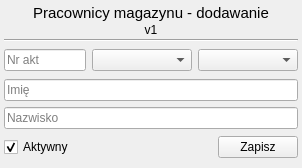
<?xml version="1.0" encoding="UTF-8"?>
<ui version="4.0">
 <class>Form</class>
 <widget class="QWidget" name="Form">
  <property name="geometry">
   <rect>
    <x>0</x>
    <y>0</y>
    <width>302</width>
    <height>168</height>
   </rect>
  </property>
  <property name="windowTitle">
   <string>Form</string>
  </property>
  <layout class="QVBoxLayout" name="verticalLayout">
   <property name="spacing">
    <number>0</number>
   </property>
   <property name="leftMargin">
    <number>0</number>
   </property>
   <property name="topMargin">
    <number>0</number>
   </property>
   <property name="rightMargin">
    <number>0</number>
   </property>
   <property name="bottomMargin">
    <number>0</number>
   </property>
   <item>
    <widget class="QWidget" name="widget" native="true">
     <layout class="QVBoxLayout" name="verticalLayout_4">
      <property name="spacing">
       <number>2</number>
      </property>
      <property name="leftMargin">
       <number>4</number>
      </property>
      <property name="topMargin">
       <number>4</number>
      </property>
      <property name="rightMargin">
       <number>4</number>
      </property>
      <property name="bottomMargin">
       <number>4</number>
      </property>
      <item>
       <widget class="QWidget" name="widget_2" native="true">
        <layout class="QVBoxLayout" name="verticalLayout_2">
         <property name="spacing">
          <number>0</number>
         </property>
         <property name="leftMargin">
          <number>0</number>
         </property>
         <property name="topMargin">
          <number>0</number>
         </property>
         <property name="rightMargin">
          <number>0</number>
         </property>
         <property name="bottomMargin">
          <number>0</number>
         </property>
         <item>
          <widget class="QLabel" name="label">
           <property name="font">
            <font>
             <pointsize>11</pointsize>
            </font>
           </property>
           <property name="text">
            <string>Pracownicy magazynu - dodawanie</string>
           </property>
           <property name="alignment">
            <set>Qt::AlignCenter</set>
           </property>
          </widget>
         </item>
         <item>
          <widget class="QLabel" name="label_2">
           <property name="text">
            <string>v1</string>
           </property>
           <property name="alignment">
            <set>Qt::AlignCenter</set>
           </property>
          </widget>
         </item>
        </layout>
       </widget>
      </item>
      <item>
       <widget class="Line" name="line">
        <property name="orientation">
         <enum>Qt::Horizontal</enum>
        </property>
       </widget>
      </item>
      <item>
       <widget class="QWidget" name="widget_3" native="true">
        <layout class="QHBoxLayout" name="horizontalLayout">
         <property name="spacing">
          <number>6</number>
         </property>
         <property name="leftMargin">
          <number>0</number>
         </property>
         <property name="topMargin">
          <number>0</number>
         </property>
         <property name="rightMargin">
          <number>0</number>
         </property>
         <property name="bottomMargin">
          <number>0</number>
         </property>
         <item>
          <widget class="QLineEdit" name="text_nr_akt">
           <property name="minimumSize">
            <size>
             <width>40</width>
             <height>0</height>
            </size>
           </property>
           <property name="placeholderText">
            <string>Nr akt</string>
           </property>
          </widget>
         </item>
         <item>
          <spacer name="horizontalSpacer_2">
           <property name="orientation">
            <enum>Qt::Horizontal</enum>
           </property>
           <property name="sizeHint" stdset="0">
            <size>
             <width>13</width>
             <height>20</height>
            </size>
           </property>
          </spacer>
         </item>
         <item>
          <widget class="QComboBox" name="combo_ranga">
           <property name="minimumSize">
            <size>
             <width>100</width>
             <height>0</height>
            </size>
           </property>
          </widget>
         </item>
         <item>
          <spacer name="horizontalSpacer_3">
           <property name="orientation">
            <enum>Qt::Horizontal</enum>
           </property>
           <property name="sizeHint" stdset="0">
            <size>
             <width>13</width>
             <height>20</height>
            </size>
           </property>
          </spacer>
         </item>
         <item>
          <widget class="QComboBox" name="combo_zmiana">
           <property name="minimumSize">
            <size>
             <width>100</width>
             <height>0</height>
            </size>
           </property>
          </widget>
         </item>
        </layout>
       </widget>
      </item>
      <item>
       <widget class="QWidget" name="widget_5" native="true">
        <layout class="QVBoxLayout" name="verticalLayout_3">
         <property name="spacing">
          <number>6</number>
         </property>
         <property name="leftMargin">
          <number>0</number>
         </property>
         <property name="topMargin">
          <number>0</number>
         </property>
         <property name="rightMargin">
          <number>0</number>
         </property>
         <property name="bottomMargin">
          <number>0</number>
         </property>
         <item>
          <widget class="QLineEdit" name="text_imie">
           <property name="placeholderText">
            <string>Imię </string>
           </property>
          </widget>
         </item>
         <item>
          <widget class="QLineEdit" name="text_nazwisko">
           <property name="placeholderText">
            <string>Nazwisko</string>
           </property>
          </widget>
         </item>
        </layout>
       </widget>
      </item>
      <item>
       <widget class="QWidget" name="widget_4" native="true">
        <layout class="QHBoxLayout" name="horizontalLayout_2">
         <property name="spacing">
          <number>0</number>
         </property>
         <property name="leftMargin">
          <number>0</number>
         </property>
         <property name="topMargin">
          <number>0</number>
         </property>
         <property name="rightMargin">
          <number>0</number>
         </property>
         <property name="bottomMargin">
          <number>0</number>
         </property>
         <item>
          <widget class="QCheckBox" name="check_aktywny">
           <property name="text">
            <string>Aktywny</string>
           </property>
           <property name="checked">
            <bool>true</bool>
           </property>
          </widget>
         </item>
         <item>
          <spacer name="horizontalSpacer">
           <property name="orientation">
            <enum>Qt::Horizontal</enum>
           </property>
           <property name="sizeHint" stdset="0">
            <size>
             <width>139</width>
             <height>20</height>
            </size>
           </property>
          </spacer>
         </item>
         <item>
          <widget class="QPushButton" name="btn_zapisz">
           <property name="text">
            <string>Zapisz</string>
           </property>
          </widget>
         </item>
        </layout>
       </widget>
      </item>
     </layout>
    </widget>
   </item>
  </layout>
 </widget>
 <resources/>
 <connections/>
</ui>
